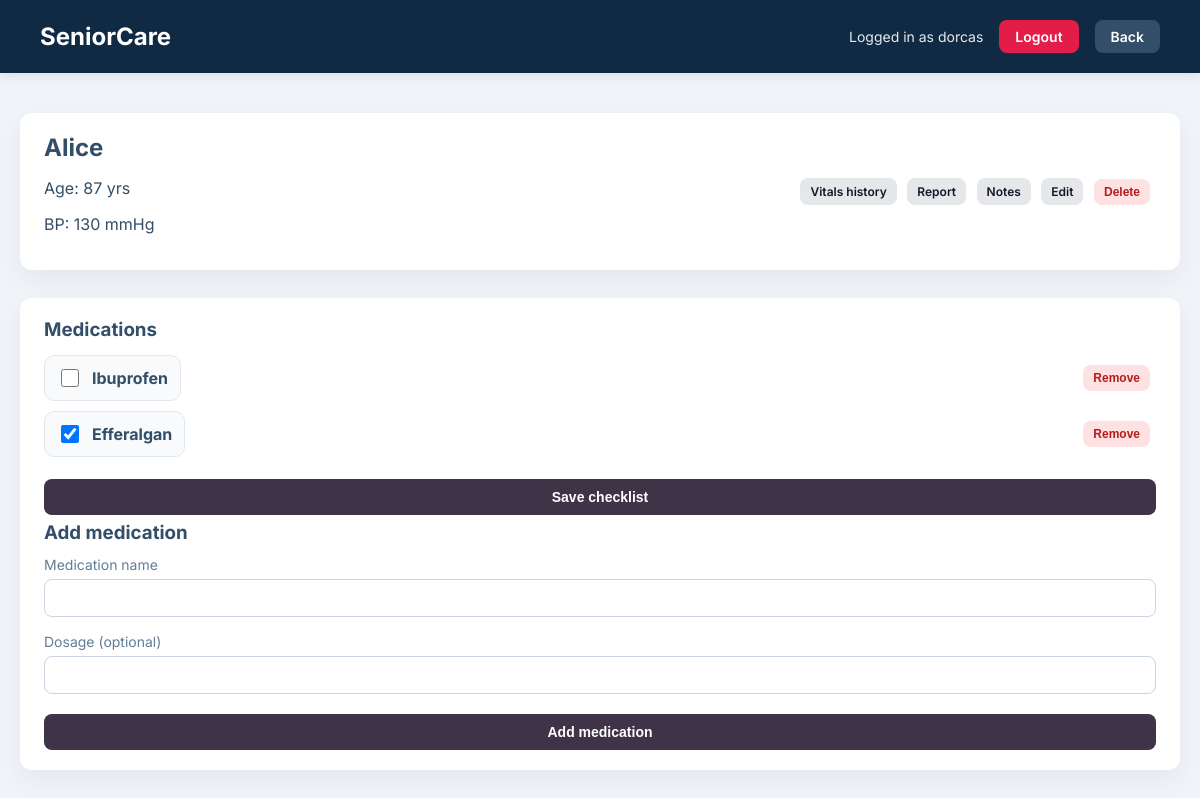
The page /residents/1/medications (signed in) on the database its author committed.
### tables this page shows
CREATE TABLE medication_logs (
            id INTEGER PRIMARY KEY AUTOINCREMENT,
            medication_id INTEGER NOT NULL,
            given_date TEXT NOT NULL,
            given_by TEXT,
            -- We save when staff checked the medication.
            given_at TEXT DEFAULT CURRENT_TIMESTAMP,
            FOREIGN KEY (medication_id) REFERENCES medications (id) ON DELETE CASCADE,
            -- One row per medication per day.
            UNIQUE (medication_id, given_date)
        );

CREATE TABLE residents (
            id INTEGER PRIMARY KEY AUTOINCREMENT,
            name TEXT NOT NULL,
            age INTEGER NOT NULL,
            bp INTEGER NOT NULL,
            temperature REAL
        );

CREATE TABLE medications (
            id INTEGER PRIMARY KEY AUTOINCREMENT,
            resident_id INTEGER NOT NULL,
            name TEXT NOT NULL,
            dosage TEXT,
            -- Save time is used only for ordering in the UI.
            created_at TEXT DEFAULT CURRENT_TIMESTAMP,
            FOREIGN KEY (resident_id) REFERENCES residents (id) ON DELETE CASCADE
        );

### care.py (the view, shortened to what this page needs)
@app.route("/residents/<int:resident_id>/medications", methods=["GET", "POST"])
@login_required
def resident_medications(resident_id):
    db = get_db_connection()
    resident = db.execute(
        "SELECT * FROM residents WHERE id = ?", (resident_id,)
    ).fetchone()
    if not resident:
        db.close()
        flash("Patient not found.", "error")
        return redirect(url_for("home"))
    today = date.today().isoformat()
    medications = db.execute(
        "SELECT id, name, dosage FROM medications WHERE resident_id = ? ORDER BY created_at DESC",
        (resident_id,),
    ).fetchall()
    given_medication_ids = set()
    if medications:
        given_rows = db.execute(
            """
            SELECT ml.medication_id
            FROM medication_logs ml
            INNER JOIN medications m ON m.id = ml.medication_id
            WHERE m.resident_id = ? AND ml.given_date = ?
            """,
            (resident_id, today),
        ).fetchall()
        given_medication_ids = {row["medication_id"] for row in given_rows}
    db.close()
    return render_template(
        "medications_page.html",
        resident=resident,
        medications=medications,
        given_medication_ids=given_medication_ids,
        today=today,
        username=session.get("username"),
    )

### care.py (called while the page is built)
def get_db_connection():
    conn = sqlite3.connect("Seniorcare.db")
    conn.row_factory = sqlite3.Row
    return conn

def login_required(view):
    @wraps(view)
    def wrapped_view(**kwargs):
        if "user_id" not in session:
            return redirect(url_for("login"))
        return view(**kwargs)
    return wrapped_view

### templates/medications_page.html (shortened to what this page needs)
<!DOCTYPE html>
<html lang="en">
<head>
    <link rel="stylesheet" href="{{ url_for('static', filename='style.css') }}">
</head>
<body>
    <div class="header">
        <h1>SeniorCare</h1>
        <div class="header-right">
            {% if username %}
                <span class="user-info">Logged in as {{ username }}</span>
                <a href="{{ url_for('logout') }}" class="btn-logout">Logout</a>
            {% endif %}
            <a href="{{ url_for('home') }}" class="btn-logout" style="background-color:#334e68;">Back</a>
        </div>
    </div>
    <div class="container">
        <div class="card patient-header">
            <div class="patient-main">
                <h2>{{ resident['name'] }}</h2>
                <p>Age: {{ resident['age'] }} yrs</p>
                <p>BP: {{ resident['bp'] }} mmHg</p>
            </div>
            <div class="patient-actions">
                <a href="{{ url_for('bp_history', resident_id=resident['id']) }}" class="btn-small">Vitals history</a>
                <a href="{{ url_for('doctor_summary', resident_id=resident['id']) }}" class="btn-small">Report</a>
                <a href="{{ url_for('resident_notes', resident_id=resident['id']) }}" class="btn-small">Notes</a>
                <a href="{{ url_for('edit_resident', resident_id=resident['id']) }}" class="btn-small">Edit</a>
                <form method="post" action="{{ url_for('delete_resident', resident_id=resident['id']) }}" onsubmit="return confirm('Are you sure you want to delete this patient?');">
                    <button type="submit" class="btn-small btn-small-danger">Delete</button>
                </form>
            </div>
        </div>
        <div class="medications-section">
            <div class="medications-header">
                <h3>Medications</h3>
            </div>
            <form method="post" class="med-check-form">
                {% if medications %}
                    <div class="med-list">
                        {% for med in medications %}
                            <div class="med-row">
                                <label class="med-item">
                                    <input
                                        type="checkbox"
                                        name="given_ids"
                                        value="{{ med['id'] }}"
                                        {% if med['id'] in given_medication_ids %}checked{% endif %}
                                    >
                                    <span class="med-text">
                                        <strong>{{ med['name'] }}</strong>
                                    </span>
                                </label>
                                <form method="post" action="{{ url_for('delete_medication', resident_id=resident['id'], medication_id=med['id']) }}" onsubmit="return confirm('Remove this medication?');">
                                    <button type="submit" class="btn-small btn-small-danger">Remove</button>
                                </form>
                            </div>
                        {% endfor %}
                    </div>
                {% else %}
                    <p class="no-notes">No medications yet for this patient.</p>
                {% endif %}
                <button type="submit" class="btn-primary" {% if not medications %}disabled{% endif %}>
                    Save checklist
                </button>
            </form>
            <div class="med-add" id="med-add">
                <h3>Add medication</h3>
                <form method="post" class="med-add-form">
                    <div class="form-group">
                        <label for="med_name">Medication name</label>
                        <input id="med_name" name="med_name" type="text" required>
                    </div>
                    <div class="form-group">
                        <label for="med_dosage">Dosage (optional)</label>
                        <input id="med_dosage" name="med_dosage" type="text">
                    </div>
                    <button type="submit" class="btn-primary">Add medication</button>
                </form>
            </div>
        </div>
    </div>
</body>
</html>

### static/style.css (style rules this page uses)
body { background-color: #f0f4f8; font-family: 'Inter', sans-serif; margin: 0; padding: 0; color: #334e68; }
.header { background-color: #102a43; color: white; padding: 20px 40px; display: flex; justify-content: space-between; align-items: center; box-shadow: 0 2px 10px rgba(0,0,0,0.1); }
.header h1 { margin: 0; font-size: 24px; }
.container { max-width: 1200px; margin: 40px auto; padding: 0 20px; }
.card { background: white; border-radius: 12px; box-shadow: 0 10px 25px rgba(0,0,0,0.05); overflow: hidden; }
.header-right { display: flex; align-items: center; gap: 16px; }
.user-info { font-size: 14px; opacity: 0.9; }
.btn-logout { background-color: #e11d48; color: white; text-decoration: none; padding: 8px 16px; border-radius: 8px; font-size: 14px; font-weight: 600; }
.form-group { margin-bottom: 16px; }
.form-group label { display: block; margin-bottom: 6px; font-size: 14px; color: #627d98; }
.form-group input { width: 100%; padding: 10px 12px; border-radius: 8px; border: 1px solid #cbd5e1; font-size: 14px; box-sizing: border-box; }
.btn-primary { width: 100%; background-color: #3e3347; color: white; border: none; padding: 10px 16px; border-radius: 8px; font-weight: 600; font-size: 14px; cursor: pointer; margin-top: 4px; }
.patient-header { padding: 20px 24px; margin-bottom: 24px; }
.patient-main h2 { margin: 0 0 8px; }
.btn-small { display: inline-block; padding: 6px 10px; border-radius: 8px; border: none; background: #e5e7eb; color: #111827; font-size: 12px; font-weight: 600; text-decoration: none; cursor: pointer; margin-right: 6px; }
.btn-small-danger { background: #fee2e2; color: #b91c1c; }
.patient-header { display: flex; justify-content: space-between; align-items: center; }
.patient-actions form { display: inline; }
.medications-section { margin-top: 28px; background: white; border-radius: 12px; box-shadow: 0 10px 25px rgba(0,0,0,0.05); padding: 20px 24px; }
.medications-header h3 { margin: 0 0 14px; color: #334e68; }
.med-check-form { margin-bottom: 18px; }
.med-list { display: flex; flex-direction: column; gap: 10px; margin-bottom: 14px; }
.med-item { display: flex; align-items: center; gap: 10px; padding: 10px 12px; border-radius: 10px; background: #f8fafc; border: 1px solid #e2e8f0; cursor: pointer; }
.med-row { display: flex; align-items: center; justify-content: space-between; gap: 12px; }
.med-row form { margin: 0; }
.med-item input[type="checkbox"] { width: 18px; height: 18px; }
.med-text { display: inline-flex; align-items: baseline; gap: 8px; }
.med-add { margin-top: 6px; }
.med-add h3 { margin: 0 0 12px; color: #334e68; }

### rows shown on the page
medication_logs: given_by "dorcas"
residents: name "Alice", age "87", bp "130"
medications: name "Ibuprofen"
medications: given_ids "☑", name "Efferalgan"
